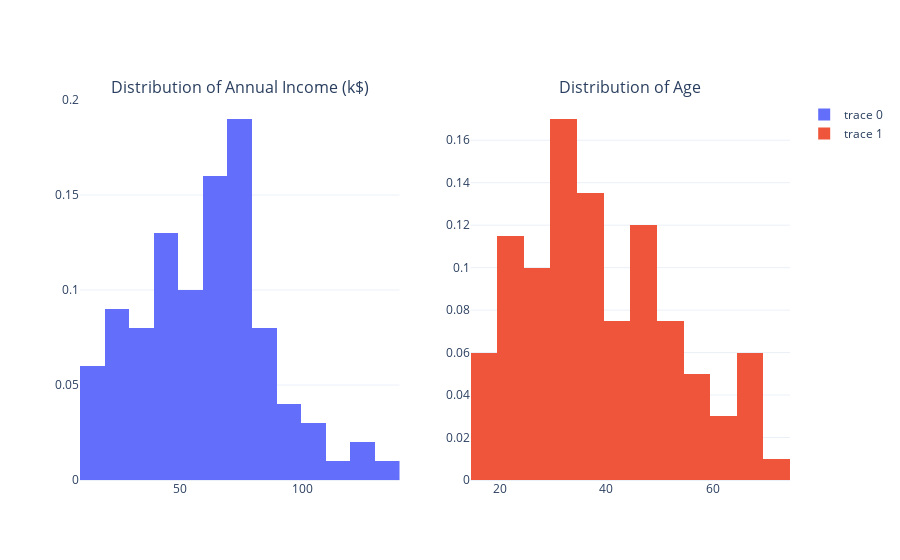

Notebook code cell kept with this figure:
### Code cell
DistPlotTwoFeature(df, 'Annual Income (k$)', 'Age')

### Figure 1 — Plotly figure (JSON) as saved in the notebook; plotly's stock layout.template omitted (floating-point values rounded to 4 significant figures; data arrays with more than 128 entries replaced by an {"elided": "..."} marker saying what was removed)
{"data": [{"x": {"elided": "200 int values"}, "type": "histogram", "xaxis": "x", "histnorm": "probability", "yaxis": "y"}, {"x": {"elided": "200 int values"}, "type": "histogram", "xaxis": "x2", "histnorm": "probability", "yaxis": "y2"}], "layout": {"xaxis": {"domain": [0, 0.45], "anchor": "y"}, "yaxis": {"domain": [0, 1], "anchor": "x"}, "xaxis2": {"domain": [0.55, 1], "anchor": "y2"}, "yaxis2": {"domain": [0, 1], "anchor": "x2"}, "annotations": [{"yanchor": "bottom", "xref": "paper", "xanchor": "center", "yref": "paper", "text": "Distribution of Annual Income (k$)", "y": 1, "x": 0.225, "font": {"size": 16}, "showarrow": false}, {"yanchor": "bottom", "xref": "paper", "xanchor": "center", "yref": "paper", "text": "Distribution of Age", "y": 1, "x": 0.775, "font": {"size": 16}, "showarrow": false}]}}
